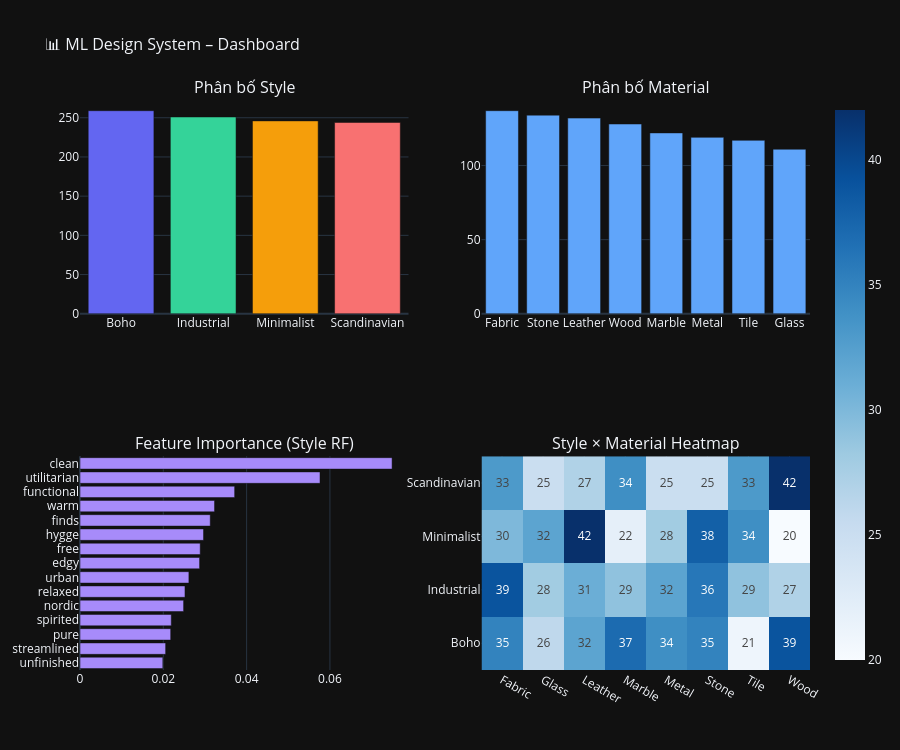

Notebook code cell kept with this figure:
### Markdown cell above
## 10. Visualizations & Dashboard (Plotly)

### Code cell
# ── Dashboard 4-panel ────────────────────────────────────────────────────────
fig = make_subplots(
    rows=2, cols=2,
    subplot_titles=("Phân bố Style", "Phân bố Material",
                    "Feature Importance (Style RF)", "Style × Material Heatmap"),
    specs=[[{"type":"bar"}, {"type":"bar"}],
           [{"type":"bar"}, {"type":"heatmap"}]]
)

# Panel 1: Style distribution
sc = df["style_label"].value_counts()
fig.add_trace(go.Bar(x=sc.index, y=sc.values,
                     marker_color=["#6366f1","#34d399","#f59e0b","#f87171"],
                     showlegend=False), row=1, col=1)

# Panel 2: Material distribution
mc = df["material_label"].value_counts()
fig.add_trace(go.Bar(x=mc.index, y=mc.values,
                     marker_color="#60a5fa", showlegend=False), row=1, col=2)

# Panel 3: Feature importance
feat_names_all = tfidf_style.get_feature_names_out()
fi = style_clf.feature_importances_
order = np.argsort(fi)[-15:]
fig.add_trace(go.Bar(y=[feat_names_all[i] for i in order],
                     x=fi[order], orientation="h",
                     marker_color="#a78bfa", showlegend=False), row=2, col=1)

# Panel 4: Heatmap
cross = pd.crosstab(df["style_label"], df["material_label"])
fig.add_trace(go.Heatmap(z=cross.values,
                          x=cross.columns.tolist(),
                          y=cross.index.tolist(),
                          colorscale="Blues",
                          showscale=True,
                          text=cross.values,
                          texttemplate="%{text}"), row=2, col=2)

fig.update_layout(height=750, title_text="📊 ML Design System – Dashboard",
                  title_font_size=16)
fig.show()

### Figure 1 — Plotly figure (JSON) as saved in the notebook; plotly's stock layout.template omitted (floating-point values rounded to 4 significant figures)
{"data": [{"marker": {"color": ["#6366f1", "#34d399", "#f59e0b", "#f87171"]}, "showlegend": false, "x": ["Boho", "Industrial", "Minimalist", "Scandinavian"], "y": [259, 251, 246, 244], "type": "bar", "xaxis": "x", "yaxis": "y"}, {"marker": {"color": "#60a5fa"}, "showlegend": false, "x": ["Fabric", "Stone", "Leather", "Wood", "Marble", "Metal", "Tile", "Glass"], "y": [137, 134, 132, 128, 122, 119, 117, 111], "type": "bar", "xaxis": "x2", "yaxis": "y2"}, {"marker": {"color": "#a78bfa"}, "orientation": "h", "showlegend": false, "x": [0.01988, 0.02056, 0.02177, 0.02191, 0.02487, 0.0252, 0.02615, 0.02871, 0.02886, 0.02966, 0.03127, 0.0323, 0.03713, 0.05762, 0.07492], "y": ["unfinished", "streamlined", "pure", "spirited", "nordic", "relaxed", "urban", "edgy", "free", "hygge", "finds", "warm", "functional", "utilitarian", "clean"], "type": "bar", "xaxis": "x3", "yaxis": "y3"}, {"colorscale": [[0.0, "rgb(247,251,255)"], [0.125, "rgb(222,235,247)"], [0.25, "rgb(198,219,239)"], [0.375, "rgb(158,202,225)"], [0.5, "rgb(107,174,214)"], [0.625, "rgb(66,146,198)"], [0.75, "rgb(33,113,181)"], [0.875, "rgb(8,81,156)"], [1.0, "rgb(8,48,107)"]], "showscale": true, "text": [[35, 26, 32, 37, 34, 35, 21, 39], [39, 28, 31, 29, 32, 36, 29, 27], [30, 32, 42, 22, 28, 38, 34, 20], [33, 25, 27, 34, 25, 25, 33, 42]], "texttemplate": "%{text}", "x": ["Fabric", "Glass", "Leather", "Marble", "Metal", "Stone", "Tile", "Wood"], "y": ["Boho", "Industrial", "Minimalist", "Scandinavian"], "z": [[35, 26, 32, 37, 34, 35, 21, 39], [39, 28, 31, 29, 32, 36, 29, 27], [30, 32, 42, 22, 28, 38, 34, 20], [33, 25, 27, 34, 25, 25, 33, 42]], "type": "heatmap", "xaxis": "x4", "yaxis": "y4"}], "layout": {"xaxis": {"anchor": "y", "domain": [0.0, 0.45]}, "yaxis": {"anchor": "x", "domain": [0.625, 1.0]}, "xaxis2": {"anchor": "y2", "domain": [0.55, 1.0]}, "yaxis2": {"anchor": "x2", "domain": [0.625, 1.0]}, "xaxis3": {"anchor": "y3", "domain": [0.0, 0.45]}, "yaxis3": {"anchor": "x3", "domain": [0.0, 0.375]}, "xaxis4": {"anchor": "y4", "domain": [0.55, 1.0]}, "yaxis4": {"anchor": "x4", "domain": [0.0, 0.375]}, "annotations": [{"font": {"size": 16}, "showarrow": false, "text": "Phân bố Style", "x": 0.225, "xanchor": "center", "xref": "paper", "y": 1.0, "yanchor": "bottom", "yref": "paper"}, {"font": {"size": 16}, "showarrow": false, "text": "Phân bố Material", "x": 0.775, "xanchor": "center", "xref": "paper", "y": 1.0, "yanchor": "bottom", "yref": "paper"}, {"font": {"size": 16}, "showarrow": false, "text": "Feature Importance (Style RF)", "x": 0.225, "xanchor": "center", "xref": "paper", "y": 0.375, "yanchor": "bottom", "yref": "paper"}, {"font": {"size": 16}, "showarrow": false, "text": "Style × Material Heatmap", "x": 0.775, "xanchor": "center", "xref": "paper", "y": 0.375, "yanchor": "bottom", "yref": "paper"}], "title": {"font": {"size": 16}, "text": "📊 ML Design System – Dashboard"}, "height": 750}}
